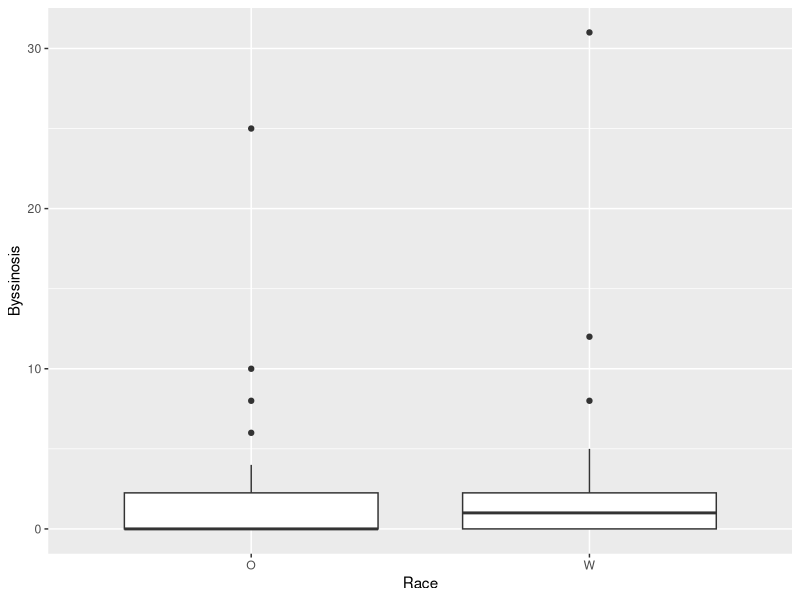
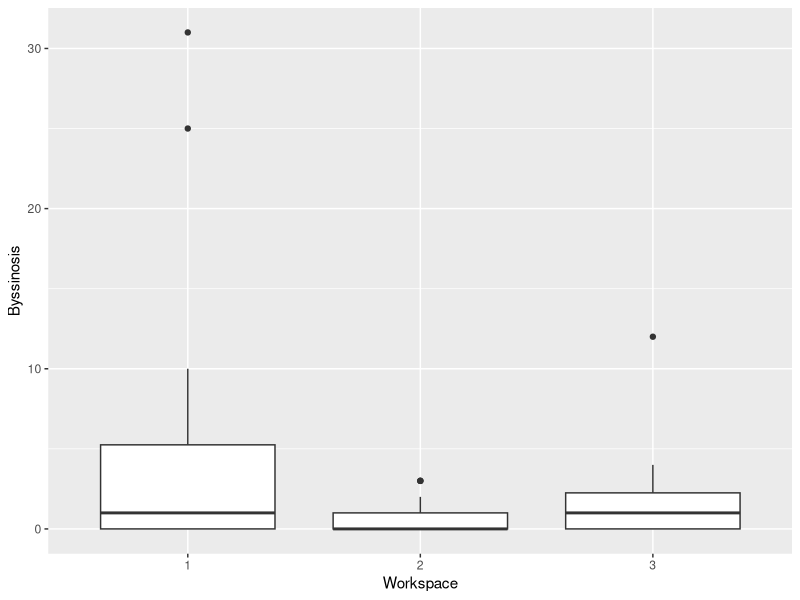
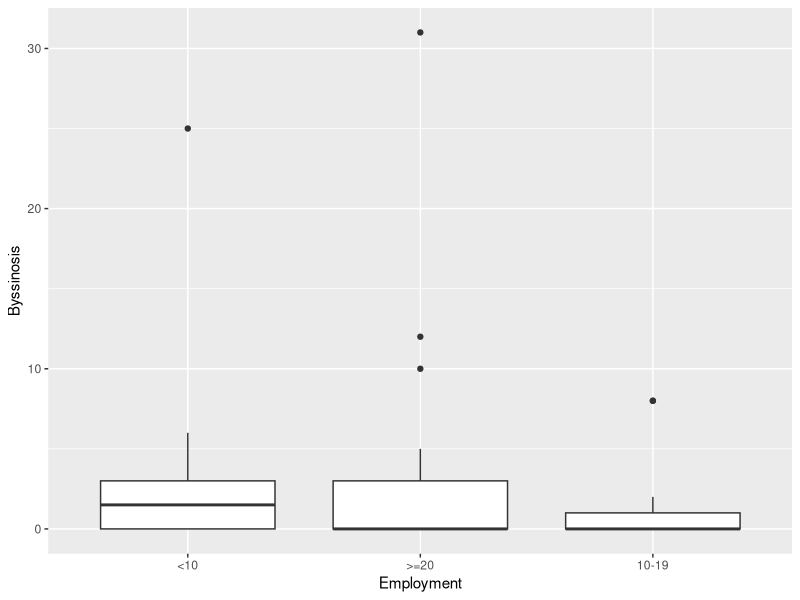
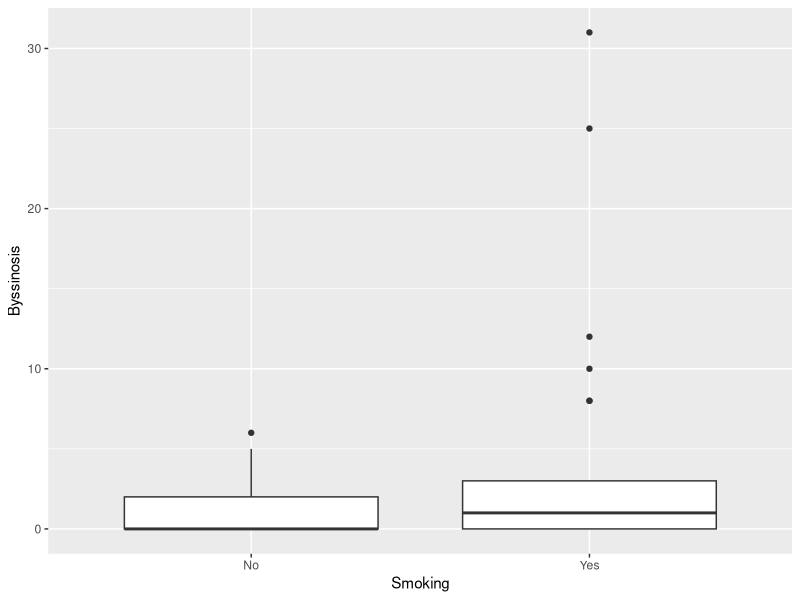
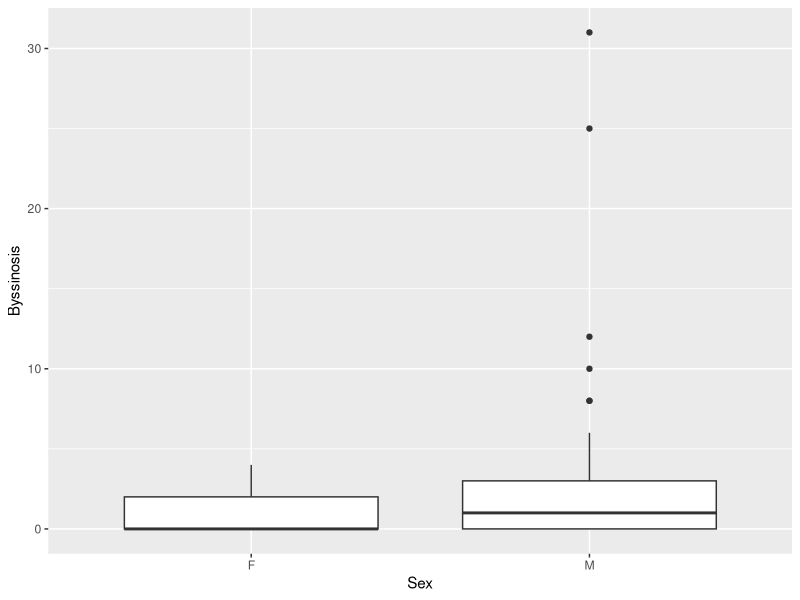

R code for these plots, in order:
## ---- chunk 1
# Utilized Tiffany Dunn's Code as Inspiration to set up original model and data (Linked in references of report) (Link: https://tiffanydunn.tech/project/categorical-stats/categorical_stats/)
# Set up Libraries and load up data
library(ggplot2)
library(caret)
library(randomForest)
df <- read.csv("Byssinosis.csv")
df$Workspace <- as.factor(df$Workspace) # Converts variable to categorical
## ---- chunk 2
# Data Visualizations
library(ggplot2)
ggplot(df, aes(x=Race, y=Byssinosis)) +
  geom_boxplot()
library(ggplot2)
ggplot(df, aes(x=Workspace, y=Byssinosis)) +
  geom_boxplot()
library(ggplot2)
ggplot(df, aes(x=Employment, y=Byssinosis)) +
  geom_boxplot()
library(ggplot2)
ggplot(df, aes(x=Smoking, y=Byssinosis)) +
  geom_boxplot()
library(ggplot2)
ggplot(df, aes(x=Sex, y=Byssinosis)) +
  geom_boxplot()
## ---- chunk 3
# Modeling the Data
set.seed(123) # set seed for reproducibility

# Create Train Test Data Split
train_index <- createDataPartition(df$Byssinosis, p = 0.8, list = FALSE)
train_data <- df[train_index, ]
test_data <- df[-train_index, ]

# Logistic Regression
model <- glm(cbind(Byssinosis, Non.Byssinosis) ~ Workspace + Employment + Smoking + Sex + Race, data = train_data, family = binomial(link = "logit"))
summary(model)
# Workplace Dust Explanatory variables give out extremely high t statistic meaning that Workplace dust is a big contributor to Byssinosis

# Test Accuracy of the Model by using the Test Data Set
glm_pred <- predict(model, newdata = test_data, type = "response")
glm_pred_class <- ifelse(glm_pred > 0.5, 1, 0)
glm_accuracy <- mean(glm_pred_class == test_data$Byssinosis)
glm_accuracy
## ---- chunk 4

